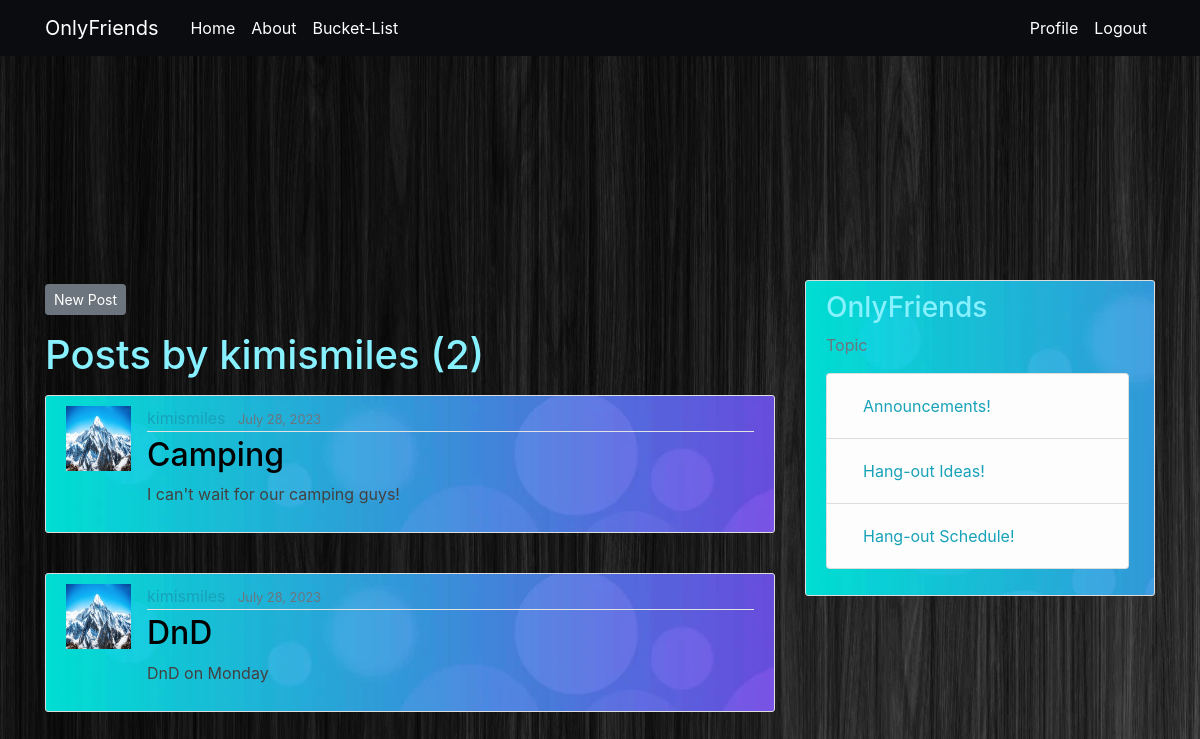
The page /user/kimismiles (signed in) on the database its author committed.
### blog/models.py (models this page shows, shortened)
class Post(models.Model):
    title = models.CharField(max_length=100)
    content = models.TextField()
    date_posted = models.DateTimeField(default=timezone.now)
    author = models.ForeignKey(User, on_delete=models.CASCADE)

### users/models.py (models this page shows, shortened)
class Profile(models.Model):
    user = models.OneToOneField(User, on_delete=models.CASCADE)
    image = models.ImageField(default='default.jpg', upload_to='profile_pics')

### blog/views.py (the view)
# urls.py: path('user/<str:username>', UserPostListView.as_view(), name='user-posts'),
class UserPostListView(LoginRequiredMixin, ListView):
    model = Post
    template_name = 'blog/user_posts.html'  # <app>/<model>_<viewtype>.html
    context_object_name = 'posts'
    paginate_by = 5
    def get_queryset(self):
        user = get_object_or_404(User, username=self.kwargs.get('username'))
        return Post.objects.filter(author=user).order_by('-date_posted')

### blog/templates/blog/user_posts.html (shortened to what this page needs)
{% extends "blog/base.html" %}
{% block content %}
    <div>
      <a class="btn btn-secondary btn-sm mt-1 mb-3" href="{% url 'post-create' %}">New Post</a>
    </div>
    <h1 class="mb-3">Posts by {{ view.kwargs.username }} ({{ page_obj.paginator.count }})</h1>
    {% for post in posts %}
    <article class="media content-section">
        <img class="rounder-circle article-img" src="{{ post.author.profile.image.url }}">
        <div class="media-body">
          <div class="article-metadata">
            <a class="mr-2" href="{% url 'user-posts' post.author.username %}">{{ post.author }}</a>
            <small class="text-muted">{{ post.date_posted|date:"F d, Y" }}</small>
          </div>
          <h2><a class="article-title" href="{% url 'post-detail' post.id %}">{{ post.title }}</a></h2>
          <p class="article-content">{{ post.content }}</p>
        </div>
      </article>
    {% endfor %}
{% endblock content%}

### blog/static/blog/main.css (style rules this page uses)
body { background: #1F2833; background-image: url("../pic.jpg"); color: #444040; margin-top: 5rem; padding-top: 200px; padding-bottom: 200px; }
h1, h2, h3, h4, h5, h6 { color: #87f1ff; }
.content-section { background: #45A29E; background-image: url("../bubble.jpg"); padding: 10px 20px; border: 1px solid #dddddd; border-radius: 3px; margin-bottom: 40px; }
.article-title { color: #000000; }
.article-content { white-space: pre-line; }
.article-img { height: 65px; width: 65px; margin-right: 16px; }
.article-metadata { padding-bottom: 1px; margin-bottom: 4px; border-bottom: 1px solid #e3e3e3 }
a { color: #17a2b8; }

### rows shown on the page
Post: author.profile.image (placeholder picture), author "kimismiles", date_posted "July 28, 2023", title "Camping", content "I can't wait for our camping guys!"
Post: author.profile.image (placeholder picture), author "kimismiles", date_posted "July 28, 2023", title "DnD", content "DnD on Monday"

### other values the page prints
{{ view.kwargs.username }} "kimismiles"
{{ page_obj.paginator.count }} "2"
